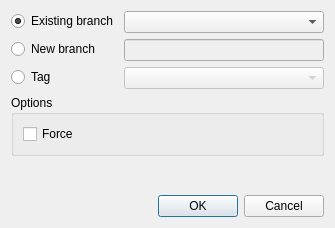
<?xml version="1.0" encoding="UTF-8"?>
<ui version="4.0">
 <class>SwitchBranchDialog</class>
 <widget class="QDialog" name="SwitchBranchDialog">
  <property name="geometry">
   <rect>
    <x>0</x>
    <y>0</y>
    <width>335</width>
    <height>228</height>
   </rect>
  </property>
  <property name="windowTitle">
   <string>Switch/Checkout</string>
  </property>
  <property name="windowIcon">
   <iconset theme="kommit">
    <normaloff>.</normaloff>.</iconset>
  </property>
  <layout class="QVBoxLayout" name="verticalLayout">
   <item>
    <layout class="QFormLayout" name="formLayout">
     <item row="0" column="0">
      <widget class="QRadioButton" name="radioButtonExistingBranch">
       <property name="text">
        <string>Existing branch</string>
       </property>
       <property name="checked">
        <bool>true</bool>
       </property>
      </widget>
     </item>
     <item row="0" column="1">
      <widget class="QComboBox" name="comboBoxBranchSelect"/>
     </item>
     <item row="1" column="0">
      <widget class="QRadioButton" name="radioButtonNewBranch">
       <property name="text">
        <string>New branch</string>
       </property>
      </widget>
     </item>
     <item row="1" column="1">
      <widget class="QLineEdit" name="lineEditNewBranchName">
       <property name="enabled">
        <bool>false</bool>
       </property>
      </widget>
     </item>
     <item row="2" column="0">
      <widget class="QRadioButton" name="radioButtonTag">
       <property name="text">
        <string>Tag</string>
       </property>
      </widget>
     </item>
     <item row="2" column="1">
      <widget class="QComboBox" name="comboBoxTags">
       <property name="enabled">
        <bool>false</bool>
       </property>
      </widget>
     </item>
    </layout>
   </item>
   <item>
    <widget class="QGroupBox" name="groupBox">
     <property name="title">
      <string>Options</string>
     </property>
     <layout class="QHBoxLayout" name="horizontalLayout">
      <item>
       <widget class="QCheckBox" name="checkBoxForce">
        <property name="text">
         <string>Force</string>
        </property>
       </widget>
      </item>
     </layout>
    </widget>
   </item>
   <item>
    <spacer name="verticalSpacer">
     <property name="orientation">
      <enum>Qt::Vertical</enum>
     </property>
     <property name="sizeHint" stdset="0">
      <size>
       <width>20</width>
       <height>39</height>
      </size>
     </property>
    </spacer>
   </item>
   <item>
    <widget class="QDialogButtonBox" name="buttonBox">
     <property name="orientation">
      <enum>Qt::Horizontal</enum>
     </property>
     <property name="standardButtons">
      <set>QDialogButtonBox::Cancel|QDialogButtonBox::Ok</set>
     </property>
    </widget>
   </item>
  </layout>
 </widget>
 <tabstops>
  <tabstop>radioButtonExistingBranch</tabstop>
  <tabstop>comboBoxBranchSelect</tabstop>
  <tabstop>radioButtonNewBranch</tabstop>
  <tabstop>lineEditNewBranchName</tabstop>
  <tabstop>radioButtonTag</tabstop>
  <tabstop>comboBoxTags</tabstop>
  <tabstop>checkBoxForce</tabstop>
 </tabstops>
 <resources/>
 <connections>
  <connection>
   <sender>buttonBox</sender>
   <signal>rejected()</signal>
   <receiver>SwitchBranchDialog</receiver>
   <slot>reject()</slot>
   <hints>
    <hint type="sourcelabel">
     <x>295</x>
     <y>214</y>
    </hint>
    <hint type="destinationlabel">
     <x>286</x>
     <y>227</y>
    </hint>
   </hints>
  </connection>
  <connection>
   <sender>radioButtonExistingBranch</sender>
   <signal>toggled(bool)</signal>
   <receiver>comboBoxBranchSelect</receiver>
   <slot>setEnabled(bool)</slot>
   <hints>
    <hint type="sourcelabel">
     <x>60</x>
     <y>21</y>
    </hint>
    <hint type="destinationlabel">
     <x>178</x>
     <y>29</y>
    </hint>
   </hints>
  </connection>
  <connection>
   <sender>radioButtonNewBranch</sender>
   <signal>toggled(bool)</signal>
   <receiver>lineEditNewBranchName</receiver>
   <slot>setEnabled(bool)</slot>
   <hints>
    <hint type="sourcelabel">
     <x>75</x>
     <y>51</y>
    </hint>
    <hint type="destinationlabel">
     <x>174</x>
     <y>55</y>
    </hint>
   </hints>
  </connection>
  <connection>
   <sender>radioButtonTag</sender>
   <signal>toggled(bool)</signal>
   <receiver>comboBoxTags</receiver>
   <slot>setEnabled(bool)</slot>
   <hints>
    <hint type="sourcelabel">
     <x>48</x>
     <y>84</y>
    </hint>
    <hint type="destinationlabel">
     <x>223</x>
     <y>87</y>
    </hint>
   </hints>
  </connection>
  <connection>
   <sender>buttonBox</sender>
   <signal>accepted()</signal>
   <receiver>SwitchBranchDialog</receiver>
   <slot>accept()</slot>
   <hints>
    <hint type="sourcelabel">
     <x>123</x>
     <y>212</y>
    </hint>
    <hint type="destinationlabel">
     <x>80</x>
     <y>183</y>
    </hint>
   </hints>
  </connection>
 </connections>
</ui>
